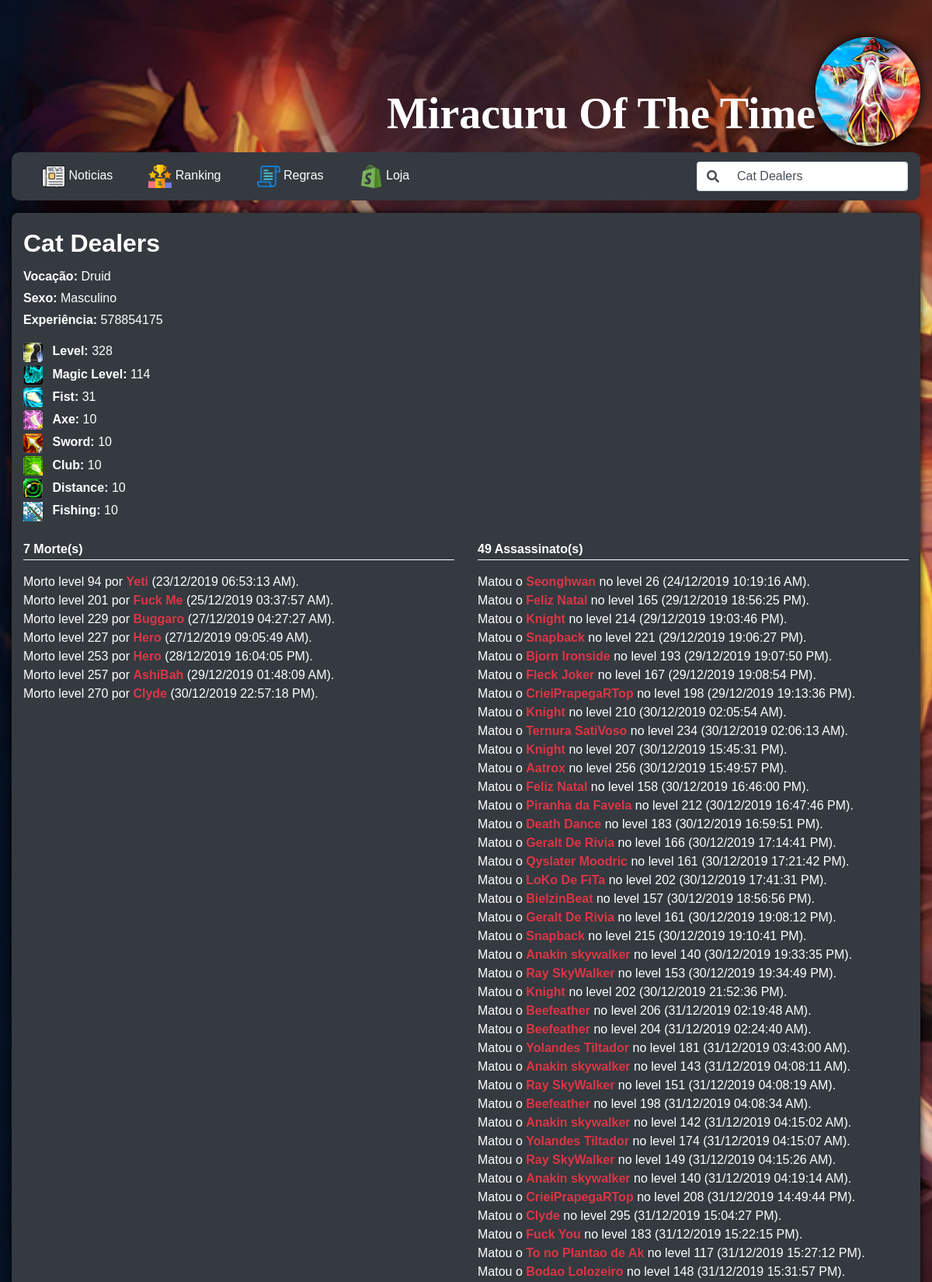
The app's page /character.php?name=Cat Dealers (upper part) with its own data.
### tables this page shows
CREATE TABLE `deathlist` (
  `id` int(11) NOT NULL DEFAULT 0,
  `name` varchar(20) NOT NULL DEFAULT '0',
  `killer` varchar(20) NOT NULL DEFAULT '0',
  `level` int(11) NOT NULL DEFAULT 0,
  `date` varchar(30) NOT NULL DEFAULT '0'
);

### src/repositories/UserRepository.php (called while the page is built, shortened)
<?php
class UserRepository{
    public function getPlayerByName($name){
        $factoryConnection = new FactoryConnectMYSQL();
        $sql = "
            SELECT
                players.id,
                players.name,
                IF(players.promoted = 1,
                (CASE players.vocation
                    WHEN 1 THEN 'Master Sorcerer'
                    WHEN 2 THEN 'Elder Druid'
                    WHEN 3 THEN 'Royal Paladin'
                    WHEN 4 THEN 'Elite Knight'
                END),
                CASE players.vocation
                    WHEN 1 THEN 'Sorcerer'
                    WHEN 2 THEN 'Druid'
                    WHEN 3 THEN 'Paladin'
                    WHEN 4 THEN 'Knight'
                END) vocation,
                players.experience,
                IF(players.sex = 0, 'Feminino', 'Masculino') sex,
                players.level skillLevel,
                players.maglevel skillMaglevel,
                skillFist.skill skillFist,
                skillClub.skill skillClub,
                skillSword.skill skillSword,
                skillAxe.skill skillAxe,
                skillDistance.skill skillDistance,
                skillShield.skill skillShield,
                skillFish.skill skillFish
            FROM players
            LEFT JOIN skills skillFist
                ON players.id = skillFist.player
                    AND skillFist.id = 0
            LEFT JOIN skills skillClub
                ON players.id = skillClub.player
                    AND skillClub.id = 1
            LEFT JOIN skills skillSword
                ON players.id = skillSword.player
                    AND skillSword.id = 2
            LEFT JOIN skills skillAxe
                ON players.id = skillAxe.player
                    AND skillAxe.id = 3
            LEFT JOIN skills skillDistance
                ON players.id = skillDistance.player
                    AND skillDistance.id = 4
            LEFT JOIN skills skillShield
                ON players.id = skillShield.player
                    AND skillShield.id = 5
            LEFT JOIN skills skillFish
                ON players.id = skillFish.player
                    AND skillFish.id = 6
            WHERE name LIKE :name AND access <= 0;
        ";
        if (!$sth = $factoryConnection::$conn->prepare($sql))
            throw new Exception("Erro ao consultar character!");
        if (!$sth->bindParam(":name", $name, PDO::PARAM_STR))
            throw new Exception("Erro ao consultar character");
        if (!$sth->execute())
            throw new Exception("Erro ao consultar character");
        $character = $sth->fetch(PDO::FETCH_OBJ);
        $character->deaths = $this->getDeathsByPlayerName($character->name);
        $character->kills  = $this->getKillsByPlayerName($character->name);
        return $character;
    }
    public function getDeathsByPlayerName($name){
        $factoryConnection = new FactoryConnectMYSQL();
        $sql = "
            SELECT
                deathlist.*,
                players.id playerId
            FROM deathlist
            LEFT JOIN players
                ON deathlist.killer = players.name
            WHERE
                deathlist.name = :name
            ORDER BY date ASC;
        ";
        if (!$sth = $factoryConnection::$conn->prepare($sql))
            throw new Exception("Erro ao consultar character!");
        if (!$sth->bindParam(":name", $name, PDO::PARAM_STR))
            throw new Exception("Erro ao consultar character");
        if (!$sth->execute())
            throw new Exception("Erro ao consultar character");
        $return = [];
        while($row = $sth->fetch(PDO::FETCH_OBJ)){
            $return[] = $row;
        }
        return $return;
    }
    public function getKillsByPlayerName($name){
        $factoryConnection = new FactoryConnectMYSQL();
        $sql = "
            SELECT
                deathlist.*,
                players.id playerId
            FROM deathlist
            LEFT JOIN players
                ON deathlist.killer = players.name
            WHERE
                deathlist.killer = :name
            ORDER BY date ASC;
        ";
        if (!$sth = $factoryConnection::$conn->prepare($sql))
            throw new Exception("Erro ao consultar character!");
        if (!$sth->bindParam(":name", $name, PDO::PARAM_STR))
            throw new Exception("Erro ao consultar character");
        if (!$sth->execute())
            throw new Exception("Erro ao consultar character");
        $return = [];
        while($row = $sth->fetch(PDO::FETCH_OBJ)){
            $return[] = $row;
        }
        return $return;
    }
}

### character.php (the view, shortened to what this page needs)
<?php include_once("./template/includes/header.php"); ?>
<?php
    require_once(dirname(__FILE__)."/src/repositories/UserRepository.php");
    $userRepository = new UserRepository();
    $msgError = "";
    try {
        $character = $userRepository->getPlayerByName($_GET["name"]);
    } catch (Exception $e){
        $msgError = $e->getMessage();
    }
    if (!empty($msgError)){
        ?>
            <section class="session-block mt-3 pt-3 pb-3 text-white">
                <div class="row">
                    <div class="col-12 pl-5 pr-5 mt-2">
                        <div class="alert alert-danger text-center font-weight-bold">
                            <?php echo $msgError; ?>
                        </div>
                    </div>
                </div>
            </section>
        <?php
    } else {
?>
    <section class="session-block mt-3 pt-3 pb-3 text-white">
        <div class="row">
            <div class="col-12 col-sm-12 col-md-12 col-lg-12 col-xl-12 mt-1">
                <h2 class="font-weight-bold"><?php echo $character->name; ?></h2>
            </div>
        </div>
        <div class="row">
            <div class="col-12 col-sm-12 col-md-12 col-lg-12 col-xl-12 mt-1">
                <strong>Vocação: </strong><?php echo $character->vocation; ?>
            </div>
        </div>
        <div class="row">
            <div class="col-12 col-sm-12 col-md-12 col-lg-12 col-xl-12 mt-1">
                <strong>Sexo: </strong><?php echo $character->sex; ?>
            </div>
        </div>
        <div class="row">
            <div class="col-12 col-sm-12 col-md-12 col-lg-12 col-xl-12 mt-1">
                <strong>Experiência: </strong><?php echo $character->experience; ?>
            </div>
        </div>
        <div class="row">
            <div class="col-12 col-sm-12 col-md-12 col-lg-12 col-xl-12 mt-3">
                <img src="public/images/skill-level.png" class="img-skill" />
                <strong class="ml-2">Level: </strong><?php echo $character->skillLevel; ?>
            </div>
        </div>
        <div class="row">
            <div class="col-12 col-sm-12 col-md-12 col-lg-12 col-xl-12 mt-1">
                <img src="public/images/skill-ml.png" class="img-skill" />
                <strong class="ml-2">Magic Level: </strong><?php echo $character->skillMaglevel; ?>
            </div>
        </div>
        <div class="row">
            <div class="col-12 col-sm-12 col-md-12 col-lg-12 col-xl-12 mt-1">
                <img src="public/images/skill-fist.png" class="img-skill" />
                <strong class="ml-2">Fist: </strong><?php echo $character->skillFist; ?>
            </div>
        </div>
        <div class="row">
            <div class="col-12 col-sm-12 col-md-12 col-lg-12 col-xl-12 mt-1">
                <img src="public/images/skill-axe.png" class="img-skill" />
                <strong class="ml-2">Axe: </strong><?php echo $character->skillAxe; ?>
            </div>
        </div>
        <div class="row">
            <div class="col-12 col-sm-12 col-md-12 col-lg-12 col-xl-12 mt-1">
                <img src="public/images/skill-sword.png" class="img-skill" />
                <strong class="ml-2">Sword: </strong><?php echo $character->skillSword; ?>
            </div>
        </div>
        <div class="row">
            <div class="col-12 col-sm-12 col-md-12 col-lg-12 col-xl-12 mt-1">
                <img src="public/images/skill-club.png" class="img-skill" />
                <strong class="ml-2">Club: </strong><?php echo $character->skillClub; ?>
            </div>
        </div>
        <div class="row">
            <div class="col-12 col-sm-12 col-md-12 col-lg-12 col-xl-12 mt-1">
                <img src="public/images/skill-dist.png" class="img-skill" />
                <strong class="ml-2">Distance: </strong><?php echo $character->skillDistance; ?>
            </div>
        </div>
        <div class="row">
            <div class="col-12 col-sm-12 col-md-12 col-lg-12 col-xl-12 mt-1">
                <img src="public/images/skill-fish.gif" class="img-skill" />
                <strong class="ml-2">Fishing: </strong><?php echo $character->skillFish; ?>
            </div>
        </div>
        <div class="row">
            <div class="col-12 col-sm-12 col-md-6 col-lg-6 col-xl-6 mt-4">
                <div class="w-100">
                    <strong><strong><?php echo count($character->deaths); ?></strong> Morte(s)</strong>
                    <div class="divider-bottom mb-3"></div>
                </div>
                <?php
                    foreach ($character->deaths AS $death){
                        if (!empty($death->playerId)){
                            $nameKiller = "<a class='text-danger font-weight-bold' href=\"character.php?name=" .$death->killer. "\">" .$death->killer. "</a>";
                        } else {
                            $nameKiller = $death->killer;
                        }
                        echo "Morto level " .$death->level. " por ".$nameKiller." (" .date('d/m/Y H:i:s A',$death->date). ").<br>";
                    }
                ?>
            </div>
            <div class="col-12 col-sm-12 col-md-6 col-lg-6 col-xl-6 mt-4">
                <div class="w-100">
                    <strong><strong><?php echo count($character->kills); ?></strong> Assassinato(s)</strong>
                    <div class="divider-bottom mb-3"></div>
                </div>
                <?php
                    foreach ($character->kills AS $kill){
                        $nameKiller = "<a class='text-danger font-weight-bold' href=\"character.php?name=" .$kill->name. "\">" .$kill->name. "</a>";
                        echo "Matou o ".$nameKiller." no level ".$kill->level." (" .date('d/m/Y H:i:s A',$kill->date). ").<br>";
                    }
                ?>
            </div>
        </div>
    </section>
<?php } ?>
<?php include_once("./template/includes/footer.php"); ?>

### public/css/style.css (style rules this page uses)
* { margin: 0; padding: 0; font-family: Arial, Helvetica, sans-serif; font-size: 12pt; }
body { background-image: url("../images/body-background.jpg"); background-color: #051022; background-repeat: no-repeat; background-size: cover; }
.session-block { background-color: #343a40!important; box-shadow: 0px 0px 10px black; padding: 15px; border-radius: 8px; }
.session-block img { width: 35px; }
.img-skill { width: 25px !important; }
.divider-bottom { border-bottom: 1px solid white; width: 100%; height: 2px; }

### records on screen
deathlist: level "94", killer "Yeti", date "23/12/2019 06:53:13 AM"
deathlist: level "201", killer "Fuck Me", date "25/12/2019 03:37:57 AM"
deathlist: level "229", killer "Buggaro", date "27/12/2019 04:27:27 AM"
deathlist: level "227", killer "Hero", date "27/12/2019 09:05:49 AM"
deathlist: level "253", killer "Hero", date "28/12/2019 16:04:05 PM"
deathlist: level "257", killer "AshiBah", date "29/12/2019 01:48:09 AM"
deathlist: level "270", killer "Clyde", date "30/12/2019 22:57:18 PM"
deathlist: name "Seonghwan", level "26", date "24/12/2019 10:19:16 AM"
deathlist: name "Feliz Natal", level "165", date "29/12/2019 18:56:25 PM"
deathlist: name "Knight", level "214", date "29/12/2019 19:03:46 PM"
deathlist: name "Snapback", level "221", date "29/12/2019 19:06:27 PM"
deathlist: name "Bjorn Ironside", level "193", date "29/12/2019 19:07:50 PM"
deathlist: name "Fleck Joker", level "167", date "29/12/2019 19:08:54 PM"
deathlist: name "CrieiPrapegaRTop", level "198", date "29/12/2019 19:13:36 PM"
deathlist: name "Knight", level "210", date "30/12/2019 02:05:54 AM"
deathlist: name "Ternura SatiVoso", level "234", date "30/12/2019 02:06:13 AM"
deathlist: name "Knight", level "207", date "30/12/2019 15:45:31 PM"
deathlist: name "Aatrox", level "256", date "30/12/2019 15:49:57 PM"
deathlist: name "Feliz Natal", level "158", date "30/12/2019 16:46:00 PM"
deathlist: name "Piranha da Favela", level "212", date "30/12/2019 16:47:46 PM"
deathlist: name "Death Dance", level "183", date "30/12/2019 16:59:51 PM"
deathlist: name "Geralt De Rivia", level "166", date "30/12/2019 17:14:41 PM"
deathlist: name "Qyslater Moodric", level "161", date "30/12/2019 17:21:42 PM"
deathlist: name "LoKo De FiTa", level "202", date "30/12/2019 17:41:31 PM"
deathlist: name "BielzinBeat", level "157", date "30/12/2019 18:56:56 PM"
deathlist: name "Geralt De Rivia", level "161", date "30/12/2019 19:08:12 PM"
deathlist: name "Snapback", level "215", date "30/12/2019 19:10:41 PM"
deathlist: name "Anakin skywalker", level "140", date "30/12/2019 19:33:35 PM"
deathlist: name "Ray SkyWalker", level "153", date "30/12/2019 19:34:49 PM"
deathlist: name "Knight", level "202", date "30/12/2019 21:52:36 PM"
deathlist: name "Beefeather", level "206", date "31/12/2019 02:19:48 AM"
deathlist: name "Beefeather", level "204", date "31/12/2019 02:24:40 AM"
deathlist: name "Yolandes Tiltador", level "181", date "31/12/2019 03:43:00 AM"
deathlist: name "Anakin skywalker", level "143", date "31/12/2019 04:08:11 AM"
deathlist: name "Ray SkyWalker", level "151", date "31/12/2019 04:08:19 AM"
deathlist: name "Beefeather", level "198", date "31/12/2019 04:08:34 AM"
deathlist: name "Anakin skywalker", level "142", date "31/12/2019 04:15:02 AM"
deathlist: name "Yolandes Tiltador", level "174", date "31/12/2019 04:15:07 AM"
deathlist: name "Ray SkyWalker", level "149", date "31/12/2019 04:15:26 AM"
deathlist: name "Anakin skywalker", level "140", date "31/12/2019 04:19:14 AM"
deathlist: name "CrieiPrapegaRTop", level "208", date "31/12/2019 14:49:44 PM"
deathlist: name "Clyde", level "295", date "31/12/2019 15:04:27 PM"
deathlist: name "Fuck You", level "183", date "31/12/2019 15:22:15 PM"
deathlist: name "To no Plantao de Ak", level "117", date "31/12/2019 15:27:12 PM"
deathlist: name "Bodao Lolozeiro", level "148", date "31/12/2019 15:31:57 PM"

### other values on screen
$character->name "Cat Dealers"
$character->vocation "Druid"
$character->sex "Masculino"
$character->experience "578854175"
$character->skillLevel "328"
$character->skillMaglevel "114"
$character->skillFist "31"
$character->skillAxe "10"
$character->skillSword "10"
$character->skillClub "10"
$character->skillDistance "10"
$character->skillFish "10"
count($character->deaths) "7"
count($character->kills) "49"
